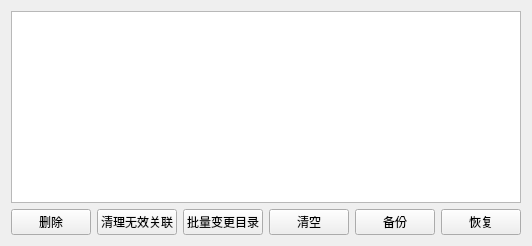
<?xml version="1.0" encoding="UTF-8"?>
<ui version="4.0">
 <class>LocalSongLyricsDBManager</class>
 <widget class="QWidget" name="LocalSongLyricsDBManager">
  <property name="windowTitle">
   <string>歌词关联管理器</string>
  </property>
  <property name="windowIcon">
   <iconset resource="../../res/resource.qrc">
    <normaloff>:/LDDC/img/icon/logo.png</normaloff>:/LDDC/img/icon/logo.png</iconset>
  </property>
  <layout class="QGridLayout" name="gridLayout">
   <item row="1" column="2">
    <widget class="QPushButton" name="change_dir_button">
     <property name="text">
      <string>批量变更目录</string>
     </property>
    </widget>
   </item>
   <item row="1" column="1">
    <widget class="QPushButton" name="clear_button">
     <property name="text">
      <string>清理无效关联</string>
     </property>
    </widget>
   </item>
   <item row="1" column="0">
    <widget class="QPushButton" name="delete_button">
     <property name="text">
      <string>删除</string>
     </property>
    </widget>
   </item>
   <item row="1" column="3">
    <widget class="QPushButton" name="delete_all_button">
     <property name="text">
      <string>清空</string>
     </property>
    </widget>
   </item>
   <item row="0" column="0" colspan="6">
    <widget class="ProportionallyStretchedTableWidget" name="data_table">
     <property name="editTriggers">
      <set>QAbstractItemView::EditTrigger::NoEditTriggers</set>
     </property>
     <property name="selectionMode">
      <enum>QAbstractItemView::SelectionMode::MultiSelection</enum>
     </property>
     <property name="selectionBehavior">
      <enum>QAbstractItemView::SelectionBehavior::SelectRows</enum>
     </property>
    </widget>
   </item>
   <item row="1" column="5">
    <widget class="QPushButton" name="restore_button">
     <property name="text">
      <string>恢复</string>
     </property>
    </widget>
   </item>
   <item row="1" column="4">
    <widget class="QPushButton" name="backup_button">
     <property name="text">
      <string>备份</string>
     </property>
    </widget>
   </item>
  </layout>
 </widget>
 <customwidgets>
  <customwidget>
   <class>ProportionallyStretchedTableWidget</class>
   <extends>QTableWidget</extends>
   <header>LDDC.ui.custom_widgets</header>
  </customwidget>
 </customwidgets>
 <resources>
  <include location="../../res/resource.qrc"/>
 </resources>
 <connections/>
</ui>
